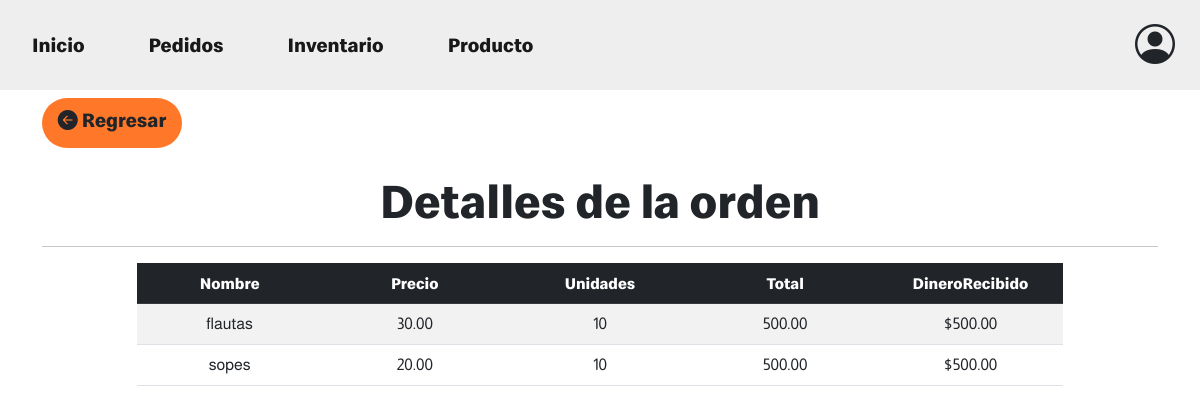
/pedido/detalle&id=5 (signed in), run on the app's committed database.
### tables this page shows
CREATE TABLE `orden` (
  `Id` int(255) NOT NULL,
  `PedidoId` int(255) NOT NULL,
  `ProductoId` int(255) NOT NULL,
  `Unidades` int(11) NOT NULL,
  `FechaCreacion` timestamp NOT NULL DEFAULT current_timestamp() ON UPDATE current_timestamp()
);

CREATE TABLE `productos` (
  `Id` int(255) NOT NULL,
  `Nombre` varchar(255) DEFAULT NULL,
  `Precio` decimal(9,2) NOT NULL,
  `Imagen` varchar(400) NOT NULL,
  `Stock` int(255) NOT NULL,
  `FechaCrecion` timestamp NOT NULL DEFAULT current_timestamp()
);

CREATE TABLE `pedidos` (
  `Id` int(255) NOT NULL,
  `UsuarioId` int(255) NOT NULL,
  `Total` decimal(9,2) NOT NULL,
  `DineroRecibido` decimal(9,2) NOT NULL,
  `Fecha` timestamp NOT NULL DEFAULT current_timestamp()
);

### config/db.php (called while the page is built)
<?php
class Database{
	public static function connect(){
		$db = new mysqli('localhost', 'root', '', 'restaurantes');
		$db->query("SET NAMES 'utf8'");
		return $db;
	}
}

### models/pedido.php (called while the page is built, shortened)
<?php
class Pedido
{
	private $db;
	public function __construct()
	{
		$this->db = Database::connect();
	}
	public function getProductosByPedido($id)
	{
		$sql = "SELECT productos.Id, productos.Nombre,productos.Precio,
		orden.Unidades, pedidos.Total, pedidos.DineroRecibido, orden.PedidoId as 'IdO' FROM orden
		INNER JOIN pedidos on orden.PedidoId = pedidos.Id
		INNER JOIN productos on orden.ProductoId = productos.Id where orden.PedidoId = {$id};";
		$productos = $this->db->query($sql);
		return $productos;
	}
}

### views/pedido/detalle.php (the view)
<div class="container-fluid text-center">
    <div class="container-fluid float-left titulo">
        <nav class="navbar">
            <div class="container">
                <a class="btn rounded-pill boton-back fs-5" href="<?= base_url ?>pedido/index"><i class="bi bi-arrow-left-circle-fill"></i> Regresar</a>
            </div>
        </nav>
    </div>
    <div class="container titulo pt-3">
        <h1 class="display-5">Detalles de la orden</h1>
        <hr>
    </div>
    <div class="text-center container">
        <div class="row justify-content-center">
            <div class="col-10">
                <table class="table table-striped">
                    <thead class="table table-dark titulo">
                        <tr class="row-cols-6">
                            <th scope="col">Nombre</th>
                            <th scope="col">Precio</th>
                            <th scope="col">Unidades</th>
                            <th scope="col">Total</th>
                            <th scope="col">DineroRecibido</th>
                        </tr>
                    </thead>
                    <tbody class="parrafo">
                        <?php while ($items = $productos->fetch_object()) { ?>
                            <tr class="row-cols-6">
                                <td classs="col"><?= $items->Nombre ?></td>
                                <td classs="col"><?= $items->Precio ?></td>
                                <td classs="col"><?= $items->Unidades ?></td>
                                <td classs="col"><?= $items->Total ?></td>
                                <td classs="col">$<?= $items->DineroRecibido ?></td>
                            </tr>
                        <?php
                        } ?>
                    </tbody>
                </table>
            </div>
        </div>
    </div>
</div>

### wwwroot/css/site.css (style rules this page uses)
.titulo { font-family: Titulo; }
.parrafo { font-family: parrafo; font-weight: 500; }
@media (min-width: 768px) { html { font-size: 16px; } }
html { position: relative; min-height: 100%; }
body { margin-bottom: 30px; }
.boton-back { width: 140px; height: 50px; float: left; background: #ff5e00d7 !important; }

### data on the page
orden: ProductoId.Nombre "flautas", ProductoId.Precio "30.00", Unidades "10", PedidoId.Total "500.00", PedidoId.DineroRecibido "500.00"
orden: ProductoId.Nombre "sopes", ProductoId.Precio "20.00", Unidades "10", PedidoId.Total "500.00", PedidoId.DineroRecibido "500.00"
